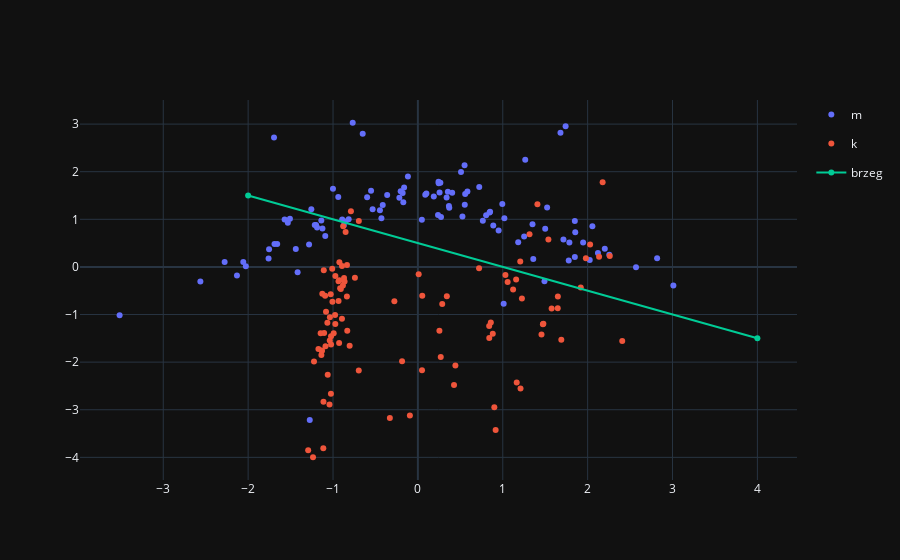

Notebook code cell kept with this figure:
### Code cell
plot_figure(w_before, b_before)
